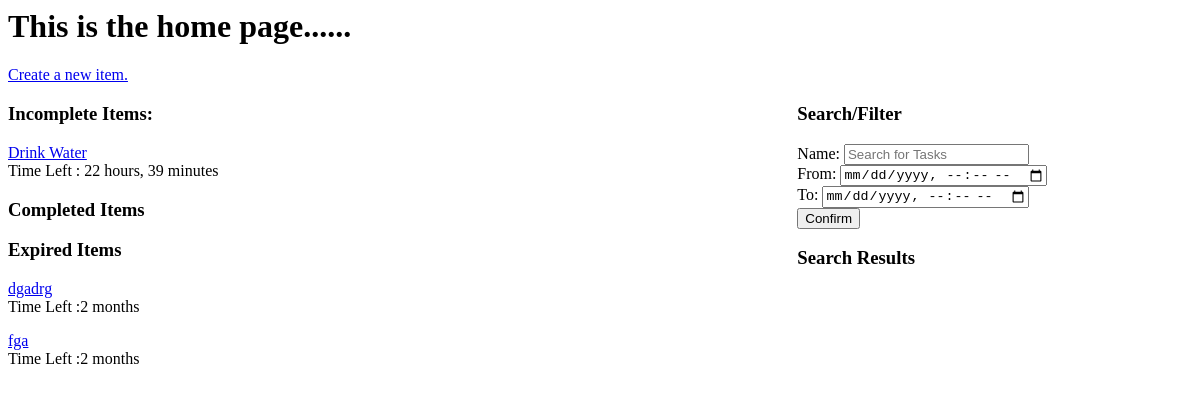
The app's page /, older data.
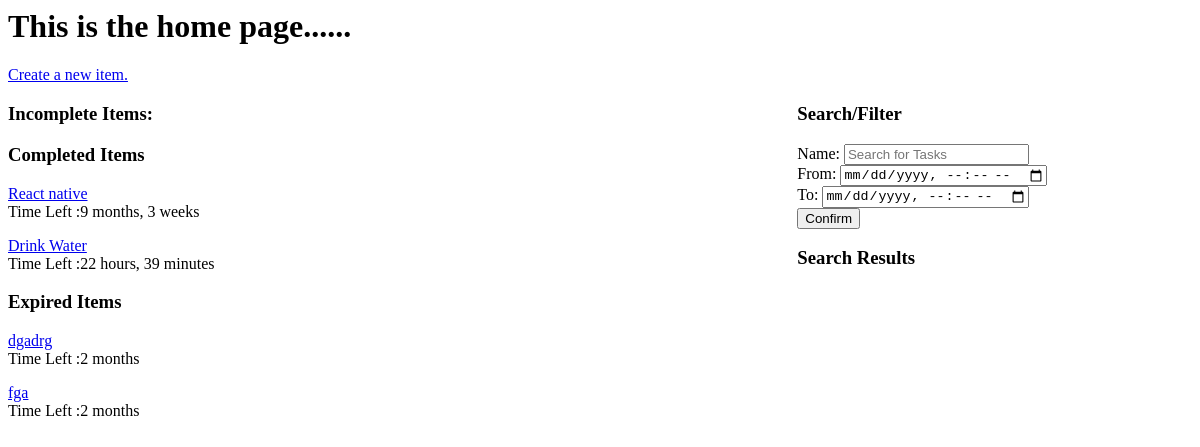
The same page, newer data.
### base/models.py (models this page shows, shortened)
class Item(models.Model):
    name = models.CharField(max_length=50)
    description = models.TextField(null=True,blank=True)
    updated= models.DateTimeField(auto_now=True)
    created= models.DateTimeField(auto_now=True)
    ending = models.DateTimeField(default=datetime(2025, 12, 31, 23, 59, 59))
    is_expired = models.BooleanField(default=False)
    is_completed = models.BooleanField(default=False)
    class Meta:
        ordering =['-updated','-created']

### base/views.py (the view, shortened to what this page needs)
# urls.py: path('',home.as_view(),name="home"),
class home(View):
    def get(self, request, *args, **kwargs):
        expired = Item.objects.filter(is_expired=True)
        completed = Item.objects.filter(Q(is_expired=False) & Q(is_completed=True))
        incomplete = Item.objects.filter(Q(is_expired=False) & Q(is_completed=False))
        context = {'expired': expired, 'completed': completed, 'incomplete': incomplete}
        return render(request, 'base/home.html', context)

### base/templates/base/home.html (shortened to what this page needs)
<h1>This is the home page......</h1>
<a href="{% url 'create' %}">Create a new item.</a>
<div class="container">
    <div>
    <div>
        <h3>Incomplete Items:</h3>
        {% for item in incomplete %}
            <p><a href="{% url 'item' item.id %}">{{ item.name }}</a> <br> Time Left : {{item.ending|timeuntil}}</p>
        {% endfor %}
    </div>
    <div>
        <h3>Completed Items</h3>
        {% for item in completed %}
            <p><a href="{% url 'item' item.id %}">{{ item.name }}</a> <br> Time Left :{{item.ending|timeuntil}}</p>
        {% endfor %}
    </div>
    <div>
        <h3>Expired Items</h3>
        {% for item in expired %}
            <p><a href="{% url 'item' item.id %}">{{ item.name }}</a> <br> Time Left :{{item.ending|timesince}}</p>
        {% endfor %}
    </div>
</div>
<div>
    <h3>Search/Filter</h3>
    <form method="POST" action="">
    Name: <input type="text" id="name" name="name" placeholder="Search for Tasks" required><br>
    From: <input type="datetime-local" id="datetime" name="start" ><br>
    To:   <input type="datetime-local" id="datetime" name="end" ><br>
    <input type="submit" value="Confirm"/>
    </form>
    <h3>Search Results</h3>
    </div>
</div>

### base/templates/base/home.html (style rules this page uses)
.container { display:grid; grid-template-columns: 2fr 1fr; }

Row changes from the older to the newer data that the page shows:
added Item: name "React native", ending "9 months, 3 weeks", shown under "Completed Items"
changed Item "Drink Water": moves from the list under "Incomplete Items:" to the list under "Completed Items"
